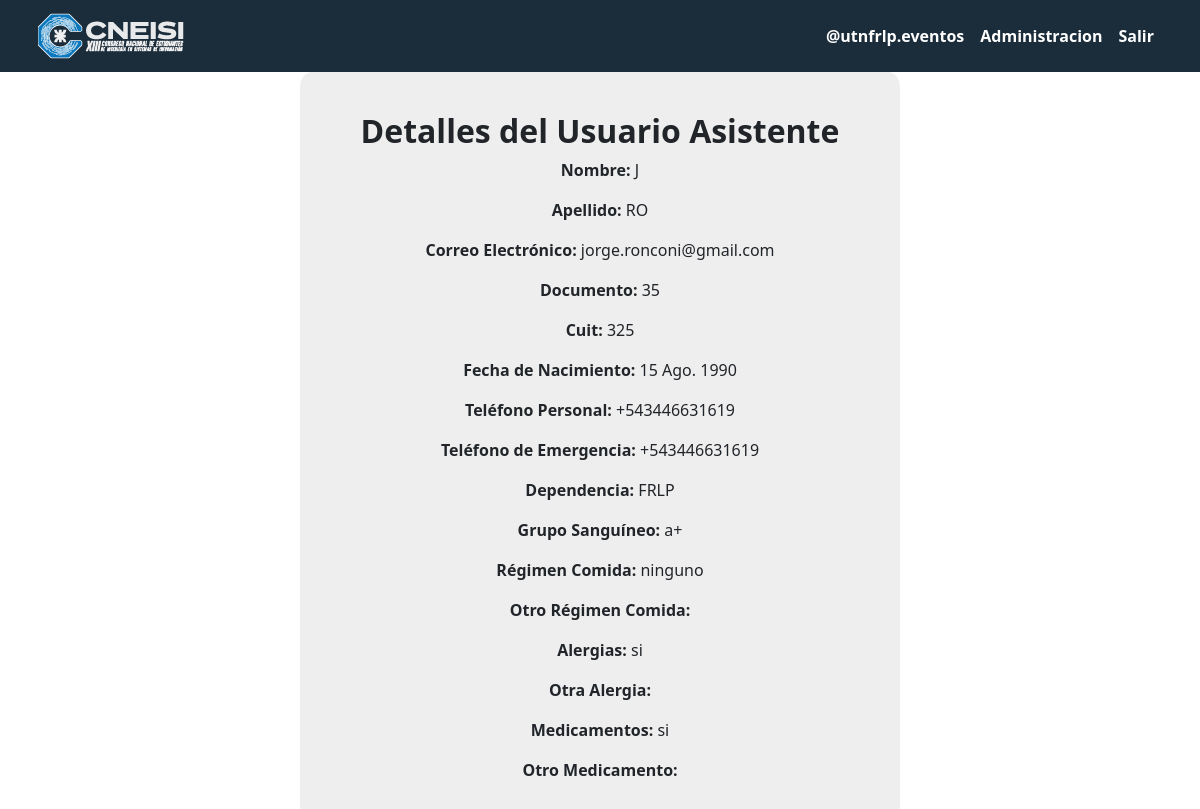
Screenshot of /usuarios/coordinador/user/1/ver (signed in) with the database file from the repository.
### core/models.py (models this page shows, shortened)
class Usuarios(models.Model):
    user = models.OneToOneField(User, on_delete=models.CASCADE)
    documento = models.IntegerField(unique=True)
    cuit = models.PositiveBigIntegerField()
    fecha_nacimiento = models.DateField()
    telefono_personal = PhoneNumberField()
    telefono_emergencia = PhoneNumberField()
    caracter = models.CharField(
        max_length=15, choices=CARACTER_CHOICES, default='asistente')
    grupo_sangineo = models.CharField(max_length=4, choices=GRUPO_FACTOR_CHOICES)
    regimen_comida = models.CharField(max_length=15, choices=REGIMEN_COMIDA_CHOICES)
    regimen_comida_otro = models.TextField(blank=True, null=True)
    talle_ropa = models.ForeignKey('TallesRemeras', on_delete=models.CASCADE)
    alergia = models.CharField(max_length=2, choices={'si': 'Si', 'no': 'No'})
    alergia_otro = models.TextField(blank=True, null=True)
    medicamento = models.CharField(max_length=2, choices={'si': 'Si', 'no': 'No'})
    medicamento_otro = models.TextField(blank=True, null=True)
    class Meta:
        abstract = True

class UserAsistente(Usuarios):
    dependencia = models.ForeignKey(
        'Dependencia', on_delete=models.CASCADE)
    class Meta:
        managed = True
        verbose_name = 'Asistente'
        verbose_name_plural = 'Asistentes'

class Dependencia(models.Model):
    nombre_largo = models.CharField(max_length=100)
    nombre_corto = models.CharField(max_length=10)
    cupo = models.IntegerField()
    def __str__(self):
        return self.nombre_corto.upper()

### core/views.py (the view)
# urls.py: path('coordinador/user/<int:pk>/ver', DetalleAsistente.as_view(),
class DetalleAsistente(GroupRequiredMixin, DetailView):
    model = UserAsistente
    group_name = 'coordinador'
    template_name = 'usuarios/view_uno.html'  # Template que usaremos
    context_object_name = 'user_asistente'  # Nombre con el que accederás al objeto en la plantilla

### core/mixins.py (called while the page is built)
    def dispatch(self, request, *args, **kwargs):
        if not request.user.is_authenticated or not request.user.groups.filter(name=self.group_name).exists():
            return redirect('home')
        return super().dispatch(request, *args, **kwargs)

### core/templatetags/user_tags.py (called while the page is built)
@register.filter('has_group')
def has_group(user, group_name):
    groups = user.groups.all().values_list('name', flat=True)
    return True if group_name in groups else False

### core/templates/usuarios/view_uno.html
{% extends 'base.html' %} {% load django_bootstrap5 %} {% block content %}
<div class="container-fluid">
  <div
    class="row justify-content-center align-items-center"
    style="height: 90vh"
  >
    <div
      class="col-10 col-lg-10 col-xl-6"
      style="
        background: #eee;
        border-radius: 2%;
        padding: 2.5rem;
        text-align: center;
      "
    >
      <h2 class="fw-bolder text-center">Detalles del Usuario Asistente</h2>
      <div class="center-block" style="margin-bottom: 5%">
        <p><strong>Nombre:</strong> {{ user_asistente.user.first_name.title }}</p>
        <p><strong>Apellido:</strong> {{ user_asistente.user.last_name.upper }}</p>
        <p>
          <strong>Correo Electrónico:</strong> {{ user_asistente.user.email }}
        </p>
        <p><strong>Documento:</strong> {{ user_asistente.documento }}</p>
        <p><strong>Cuit:</strong> {{ user_asistente.cuit }}</p>
        <p>
          <strong>Fecha de Nacimiento:</strong> {{user_asistente.fecha_nacimiento }}
        </p>
        <p>
          <strong>Teléfono Personal:</strong> {{ user_asistente.telefono_personal }}
        </p>
        <p>
          <strong>Teléfono de Emergencia:</strong> {{user_asistente.telefono_emergencia }}
        </p>
        <p><strong>Dependencia:</strong> {{ user_asistente.dependencia }}</p>
        <p>
          <strong>Grupo Sanguíneo:</strong> {{ user_asistente.grupo_sangineo }}
        </p>
        <p>
          <strong>Régimen Comida:</strong> {{ user_asistente.regimen_comida }}
        </p>
        <p>
          <strong>Otro Régimen Comida:</strong> {{user_asistente.regimen_comida_otro }}
        </p>
        <p><strong>Alergias:</strong> {{ user_asistente.alergia }}</p>
        <p><strong>Otra Alergia:</strong> {{ user_asistente.alergia_otro }}</p>
        <p><strong>Medicamentos:</strong> {{ user_asistente.medicamento }}</p>
        <p>
          <strong>Otro Medicamento:</strong> {{ user_asistente.medicamento_otro}}
        </p>
      </div>
    </div>
  </div>
</div>
{% endblock %}

### rows the page displays
UserAsistente: user.first_name "J", user.last_name "RO", user.email "jorge.ronconi@gmail.com", documento "35", cuit "325", fecha_nacimiento "15 Ago. 1990", telefono_personal "+543446631619", telefono_emergencia "+543446631619", dependencia "FRLP", grupo_sangineo "a+", regimen_comida "ninguno", alergia "si", medicamento "si"
